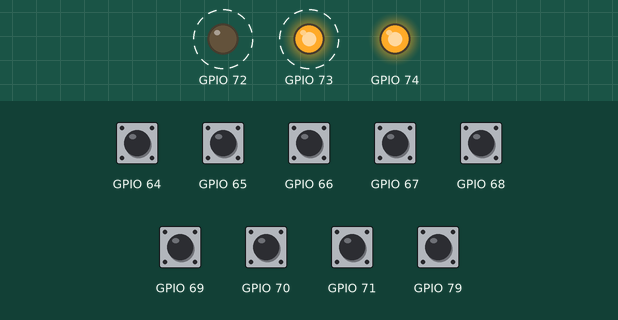
Simulated run of this program. Board: ESP8266 (Wemos D1 mini). Parts: output pins drawn as LEDs (lit = HIGH). Dashed ring = blinking. Inputs (shaded band) come from the test bench; at power-on: GPIO 64–71, GPIO 79 HIGH. WiFi joins after 1.5 s; servers stay silent unless stated; no MQTT or app messages arrive unless stated; not simulated (calls return 0 or success): PrivateData.h; what the program prints to the serial monitor is not drawn.

Above: at 1.8 s.
Timing chart, 0 to 5.0 s (numbered marks = the images above):
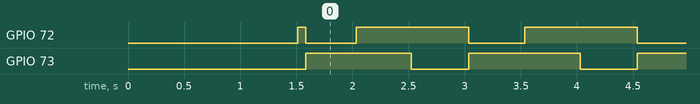

The program:

main.cpp
```cpp
#include <Arduino.h>
#include <PrivateData.h>
#include <ESP8266WiFi.h>
#include <PubSubClient.h>
#include <Wire.h>
#include <Adafruit_MCP23X17.h>

#define UP 1
#define DOWN 0

#define DOWN_LED_PIN 8
#define UP_LED_PIN 9
#define WIFI_LED_PIN 10

#define TRUE 1
#define FALSE 0

// -----------------------------------------------------------
// From the Tasmota configuration file
// #define PROJECT                "home/shutters/sd1"
// #define MQTT_GRPTOPIC          "home/shutters/all" | "home/lights/all"
// #define MQTT_FULLTOPIC         "%prefix%/%topic%/"
//
// #define SUB_PREFIX             "cmnd"
// #define PUB_PREFIX             "stat"
// #define PUB_PREFIX2            "tele"
//
// MQTT Messages:
// Rollo Küche:           home/shutters/sd1
// Rollo Esszimmer:       home/shutters/sd2
// Rollo Wohnzimmer:      home/shutters/sd3
// Rollo Wohnzimmer:      home/shutters/sd4
//
// Rollo Ankleide:  		  home/shutters/su1
// Rollo Schlafzimmer:	  home/shutters/su2
// Rollo Kinderzimmer 1: 	home/shutters/su3
// Rollo Kinderzimmer 2:  home/shutters/su4
//
// Lichter:
// Licht Küche:     home/lights/floor1/light1/POWER1 <-- Regalboden über Spüle
// Licht Küche:     home/lights/floor1/light1/POWER2 <-- Regalboden im Wandschrank
// Licht Garderobe: home/lights/wardrobe/POWER
//
// After flashing new firmware on Sonoff Dual R2 the following steps have to be performed:
//
// 1. Change the configuration to 'Sonoff Dual R2 (39)'
// 2. Configure GPIO1 & GPIO9:
//    GPIO0 --> Switch1 (9)
//    GPIO9 --> Switch2 (10)
// 3. Set 'Interlock on' per Tasmota console
// 4. Deactivate old rules:
//    rule1 0 // old rule: rule1 on Power1#state=1 do backlog delay 280; Power1 off endon
//    rule2 0 // old rule: rule2 on Power2#state=1 do backlog delay 280; Power2 off endon
// 5. Set PulseTime to 28 sec
//    PulseTime1 128
//    PulseTime2 128
// 6. Set SwitchMode for Button 0 & 1 to mode 3
//    SwitchMode1 3
//    SwitchMode2 3
// -----------------------------------------------------------

// #define MQTT_SUBSCRIBE "stat/home/downstairs/shutters/#"
#define MQTT_TOPIC_CMND_BASE_SHUTTERS_FLOOR1 "cmnd/home/shutters/sd"
#define MQTT_TOPIC_CMND_BASE_SHUTTERS_FLOOR2 "cmnd/home/shutters/su"
#define MQTT_TOPIC_CMND_BASE_LIGHTS_FLOOR1 "cmnd/home/lights/floor1/light"
#define MQTT_TOPIC_CMND_BASE_LIGHTS_WARDROBE "cmnd/home/lights/wardrobe"

// SSID/Password for WLAN
const char* ssid = SSIDx;
const char* password = PASSWORD;

// MQTT Broker IP address
const char* mqtt_server = "192.168.188.91";

WiFiClient wifiClient;
IPAddress ipAddress;
PubSubClient mqttClient(wifiClient);
Adafruit_MCP23X17 mcp;

// holds the control level: 0=shutters down; 1==shutters up; 2=lights
uint8_t controlLevel = 0;
// holds the devices the user points to
uint8_t deviceSelection = 0;
// holds the selected devices... every bit represents one shutter
uint8_t selectedDevices = 0;
// remembers the timestamp of the last button press
long lastUsage = 0;

void setup_wifi() {
  delay(10);
  // Connecting to a WiFi network
  Serial.println();
  Serial.print("Connecting to ");
  Serial.println(ssid);

  WiFi.begin(ssid, password);

  while (WiFi.status() != WL_CONNECTED) {
    delay(500);
    Serial.print(".");
  }
  ipAddress = WiFi.localIP();
  Serial.println();
  Serial.print("WiFi connected, IP address: ");
  Serial.println(ipAddress);

  // Switch Wifi LED on
  mcp.digitalWrite(10, HIGH);
}

void moveShutters(uint8_t direction) {
  // the following code works correct when 'interlock' is
  // set on Tasmota (enter 'interlock on' in Tasmota console)

  uint8_t z = 1;

  uint8_t currentShutter = 8;
  uint8_t minShutter = 1;

  while (currentShutter >= minShutter) {
    if ((selectedDevices & currentShutter) > 0) {
      String cmnd;
      if ( controlLevel == 0 ) {
        cmnd = MQTT_TOPIC_CMND_BASE_SHUTTERS_FLOOR1;
      } else {
        cmnd = MQTT_TOPIC_CMND_BASE_SHUTTERS_FLOOR2;
      }
      cmnd += z + '0' - 48;

      if (direction == UP) {
        // up --> power2
        Serial.println((cmnd + "/POWER2").c_str());
        if(!mqttClient.publish((cmnd + "/POWER2").c_str(), "TOGGLE")) {
          Serial.println("Could not send up MQTT message");
        }
      } else {
        // down --> power1
        Serial.println((cmnd + "/POWER1").c_str());
        if(!mqttClient.publish((cmnd + "/POWER1").c_str(), "TOGGLE")) {
          Serial.println("Could not send up MQTT message");
        }
      }
    }
    currentShutter /= 2;
    z += 1;
  }
}

void switchLights() {
  uint8_t currentLight = 8;
  uint8_t minLight = 1;

  while (currentLight >= minLight) {
    if ((selectedDevices & currentLight) > 0) {
      // Default-Belegung
      String cmnd = MQTT_TOPIC_CMND_BASE_LIGHTS_FLOOR1;
      cmnd += 1 + '0' - 48;
      if (currentLight == 8) {
        // Licht im Regalboden über Spüle
        Serial.println((cmnd + "/POWER1").c_str());
        if(!mqttClient.publish((cmnd + "/POWER1").c_str(), "TOGGLE")) {
          Serial.println("Could not send up MQTT message");
        }
      } else if (currentLight == 4) {
        // Licht im Regalboden im Wandschrank
        Serial.println((cmnd + "/POWER2").c_str());
        if(!mqttClient.publish((cmnd + "/POWER2").c_str(), "TOGGLE")) {
          Serial.println("Could not send up MQTT message");
        }
      } else if (currentLight == 2) {
        // Licht im Flurschrank
        cmnd = MQTT_TOPIC_CMND_BASE_LIGHTS_WARDROBE;

        Serial.println((cmnd + "/POWER").c_str());
        if(!mqttClient.publish((cmnd + "/POWER").c_str(), "TOGGLE")) {
          Serial.println("Could not send up MQTT message");
        }
      }
    }
    currentLight /= 2;
  }
}

void setup_MQTT() {
  mqttClient.setServer(mqtt_server, 1883);
}

void setup_MCP23017() {
  mcp.begin_I2C();      // use default address 0

  // How MCP23017 pins are addressed
  // Pin 0 <-> GPA0
  // ...
  // Pin 7 <-> GPA7
  // Pin 8 <-> GPB0
  // ...
  // Pin 15 <-> GPb7

  // LEDs
  mcp.pinMode(DOWN_LED_PIN, OUTPUT); // Downstairs LED
  mcp.pinMode(UP_LED_PIN, OUTPUT); // Upstairs LED
  mcp.pinMode(WIFI_LED_PIN, OUTPUT); // WiFi information LED

  // Buttons
  mcp.pinMode(0, INPUT); // 1'st shutter up <-> GPA0
  mcp.pinMode(1, INPUT); // 1'st shutter down <-> GPA1
  mcp.pinMode(2, INPUT); // 2'nd shutter up <-> GPA2
  mcp.pinMode(3, INPUT); // 2'nd shutter down <-> GPA3
  mcp.pinMode(4, INPUT); // 3'rd shutter up <-> GPA4
  mcp.pinMode(5, INPUT); // 3'rd shutter down <-> GPA5
  mcp.pinMode(6, INPUT); // 4'th shutter up <-> GPA6
  mcp.pinMode(7, INPUT); // 4'th shutter down <-> GPA7
  mcp.pinMode(15, INPUT); // upstairs/downstairs button <-> GPB7
}

void reconnect() {
  // Loop until we're reconnected
  while (!mqttClient.connected()) {
    Serial.print("Attempting MQTT connection...");
    // Attempt to connect
    if (mqttClient.connect("ShutterControlClient")) {
      Serial.println("connected");
    } else {
      Serial.print("failed, rc=");
      Serial.print(mqttClient.state());
      Serial.println(" try again in 5 seconds");
      // Wait 5 seconds before retrying
      delay(5000);
    }
  }
}

void set_Level_LEDs() {
  // Switch LEDs on/off
  mcp.digitalWrite(DOWN_LED_PIN, (controlLevel+1) & 1);
  mcp.digitalWrite(UP_LED_PIN, (controlLevel & 1) | ((controlLevel >> 1) & 1));
}

void changeControlLevel() {
  // controlLevel == 0 --> shutters in the first floor
  // controlLevel == 1 --> shutters in the second floor
  // controlLevel == 2 --> lights in the first floor
  controlLevel = (controlLevel + 1) % 3;
  set_Level_LEDs();
}

void setup() {
  Serial.begin(115200);
  setup_MCP23017();
  setup_wifi();
  setup_MQTT();
  set_Level_LEDs();
}

void loop() {
  // Check every 500ms if any button is pressed
  long now = millis();
  if (now - lastUsage > 500) {
    uint8_t buttonPressed = FALSE;
    uint8_t i = 0;
    // Check Up and Down buttons
    while (i<8 && !buttonPressed) {
      if (mcp.digitalRead(i)) {
        buttonPressed = TRUE;
      }
      i++;
    }
    // Check Upstairs/Downstairs/Lights button
    if (!buttonPressed && mcp.digitalRead(15)) {
      buttonPressed = TRUE;
    }

    // Button(s) are pressen, so evaluate and control associated devices
    if (buttonPressed) {
      lastUsage = now;
      if (!mqttClient.connected()) {
        reconnect();
      }
      mqttClient.loop();

      // Port A pins GPA0, GPA2, GPA4, GPA6 are for devices (shutters 1-4 direction up / lights 1-4 on)
      // shutters/lights 1-4 are mapped to the first 4 bits: 1->bit 0; 2->bit 2; 3->bit 4; 4->bit 6
      selectedDevices = 0;
      for (uint8_t i = 0; i<7; i+=2) {
        if (mcp.digitalRead(i)) {
          selectedDevices = selectedDevices ^ (uint8_t) pow(2, 3 - (i/2));
        }
      }
      if (selectedDevices != 0) {
        if (controlLevel <2) {
          // controlLevel == 0 --> shutters in the first floor
          // controlLevel == 1 --> shutters in the second floor
          moveShutters(UP);
        } else {
          // no lights are avaiable to switch in the second floor
        }
      }

      // Port A pins GPA1, GPA3, GPA5, GPA7 are for devices (shutters 1-4 direction down / lights 1-4 off)
      // shutters/lights 1-4 are mapped to the first 4 bits: 1->bit 1; 2->bit 3; 3->bit 5; 4->bit 7
      selectedDevices = 0;
      for (uint8_t i = 1; i<8; i+=2) {
        if (mcp.digitalRead(i)) {
          selectedDevices = selectedDevices ^ (uint8_t) pow(2, 3 - ((i-1)/2));
        }
      }
      if (selectedDevices != 0) {
        if (controlLevel <2) {
          // controlLevel == 0 --> shutters in the first floor
          // controlLevel == 1 --> shutters in the second floor
          moveShutters(DOWN);
        } else {
          // Switch lights in the first floor
          switchLights();
        }
      }

      if (mcp.digitalRead(15)) {
        Serial.println("Change upstairs <-> downstairs");
        changeControlLevel();
      }
    }
  }
}
```

Measured:
- by itself, GPIO 72: alternates HIGH for 1.0 s and LOW for 0.50 s
- by itself, GPIO 73: alternates HIGH for 0.99 s and LOW for 0.51 s
- by itself, everything shown: repeats every 1.5 s, in 3 steps
